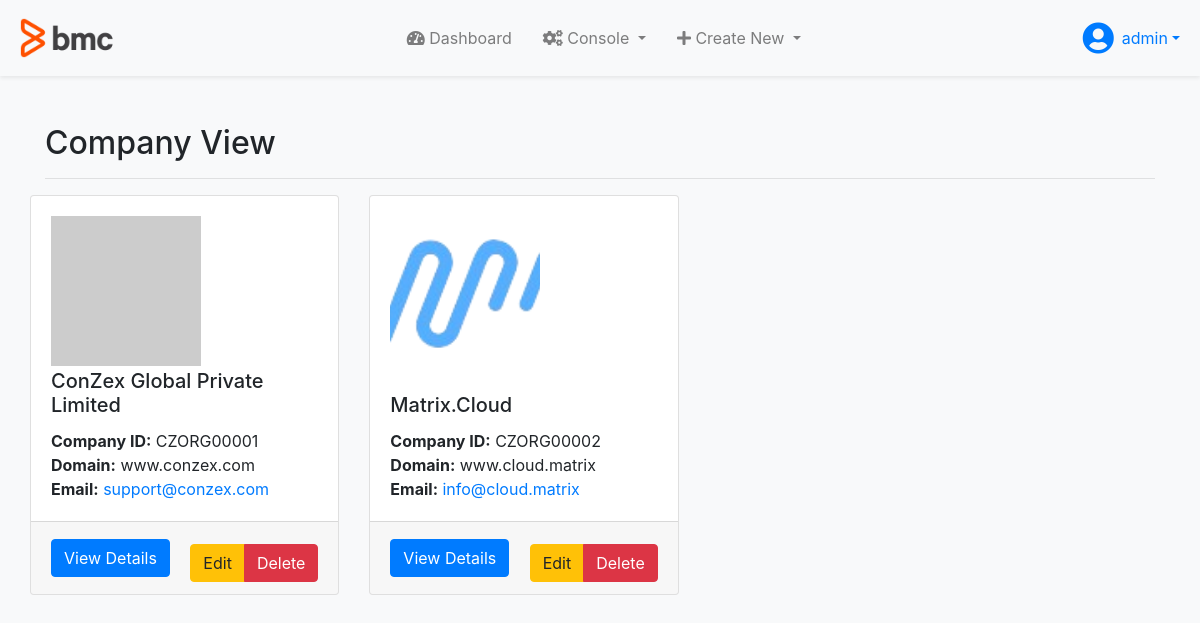
/console/CompanyProfile.php (signed in), run on the app's committed database.
### tables this page shows
CREATE TABLE `company` (
  `id` int(11) NOT NULL,
  `company_id` varchar(10) NOT NULL,
  `company_name` varchar(255) NOT NULL,
  `address_line1` varchar(255) NOT NULL,
  `address_line2` varchar(255) DEFAULT NULL,
  `country` varchar(100) NOT NULL,
  `custom_country` varchar(255) DEFAULT NULL,
  `gst_number` varchar(50) DEFAULT NULL,
  `gst_percentage` decimal(5,2) DEFAULT NULL,
  `registration_number` varchar(100) DEFAULT NULL,
  `currency` varchar(10) DEFAULT NULL,
  `website` varchar(255) DEFAULT NULL,
  `email` varchar(255) NOT NULL,
  `phone_number` varchar(20) NOT NULL,
  `fax` varchar(20) DEFAULT NULL,
  `company_logo` varchar(255) DEFAULT NULL,
  `created_at` timestamp NOT NULL DEFAULT current_timestamp(),
  `pin_code` varchar(20) DEFAULT NULL
);

### console/CompanyProfile.php (the view, shortened to what this page needs)
<?php
$servername = "localhost";
$username = "root";
$password = "";
$dbname = "dwp";
$conn = new mysqli($servername, $username, $password, $dbname);
$sql = "SELECT * FROM company";
$result = $conn->query($sql);
?>
<!DOCTYPE html>
<html lang="en">
<head>
    <link rel="stylesheet" href="https://stackpath.bootstrapcdn.com/bootstrap/4.5.2/css/bootstrap.min.css">
    <link rel="stylesheet" href="https://cdnjs.cloudflare.com/ajax/libs/font-awesome/5.15.3/css/all.min.css">
    <link rel="stylesheet" href="https://cdnjs.cloudflare.com/ajax/libs/bootstrap-datepicker/1.9.0/css/bootstrap-datepicker.min.css">
    <link rel="stylesheet" href="../css/styles.css">
    <link rel="stylesheet" href="../css/header.css">
</head>
<body>
<?php include '../header.php'; ?>
<div class="container mt-5">
    <h2>Company View</h2>
    <hr>
    <div class="row">
        <?php
        if ($result->num_rows > 0) {
            $colCount = 0;
            while ($row = $result->fetch_assoc()) {
                if ($colCount % 2 == 0) {
                    echo '<div class="row">';
                }
                $logo = $row['company_logo'] ? '../uploads/RegCompany/' . basename($row['company_logo']) : 'https://via.placeholder.com/150';
                ?>
                <div class="col-md-6">
                    <div class="card">
                        <div class="card-body d-flex">
                            <img src="<?php echo $logo; ?>" class="card-img-left" alt="<?php echo htmlspecialchars($row['company_name']); ?>">
                            <div class="details">
                                <h5 class="card-title"><?php echo htmlspecialchars($row['company_name']); ?></h5>
                                <p class="card-text">
                                    <strong>Company ID:</strong> <?php echo htmlspecialchars($row['company_id']); ?><br>
                                    <strong>Domain:</strong> <?php echo htmlspecialchars($row['website']); ?><br>
                                    <strong>Email:</strong> <a href="mailto:<?php echo htmlspecialchars($row['email']); ?>"><?php echo htmlspecialchars($row['email']); ?></a>
                                </p>
                            </div>
                        </div>
                        <div class="card-footer">
                            <button type="button" class="btn btn-primary" data-toggle="modal" data-target="#detailsModal<?php echo $row['company_id']; ?>">
                                View Details
                            </button>
                            <div class="btn-group">
                                <button type="button" class="btn btn-warning" data-toggle="modal" data-target="#editModal<?php echo $row['company_id']; ?>">
                                    Edit
                                </button>
                                <button type="button" class="btn btn-danger" data-toggle="modal" data-target="#deleteModal<?php echo $row['company_id']; ?>">
                                    Delete
                                </button>
                            </div>
                        </div>
                    </div>
                </div>
                <?php
                $colCount++;
            }
        } else {
            echo "<p>No companies found.</p>";
        }
        ?>
    </div>
</div>
</body>
</html>

### header.php (shortened to what this page needs)
<!DOCTYPE html>
<html lang="en">
<head>
    <link rel="stylesheet" href="https://stackpath.bootstrapcdn.com/bootstrap/4.5.2/css/bootstrap.min.css">
    <link rel="stylesheet" href="https://cdnjs.cloudflare.com/ajax/libs/font-awesome/5.15.3/css/all.min.css" />
    <link rel="stylesheet" href="styles.css">
</head>
<body>
    <header class="header sticky-top bg-light shadow-sm">
        <div class="logo">
            <img src="../images/logo.png" alt="Logo">
        </div>
        <nav class="navbar navbar-expand-lg navbar-light">
            <ul class="navbar-nav">
                <li class="nav-item">
                    <a class="nav-link" href="../index.php"><i class="fas fa-tachometer-alt"></i> Dashboard</a>
                </li>
                <li class="nav-item dropdown">
                    <a class="nav-link dropdown-toggle" href="#" id="consoleDropdown" role="button" data-toggle="dropdown" aria-haspopup="true" aria-expanded="false">
                        <i class="fas fa-cogs"></i> Console
                    </a>
                </li>
                <li class="nav-item dropdown">
                    <a class="nav-link dropdown-toggle" href="#" id="createNewDropdown" role="button" data-toggle="dropdown" aria-haspopup="true" aria-expanded="false">
                        <i class="fas fa-plus"></i> Create New
                    </a>
                </li>
            </ul>
        </nav>
        <div class="dropdown">
            <a href="#" class="d-flex align-items-center dropdown-toggle" id="userDropdown" data-toggle="dropdown" aria-haspopup="true" aria-expanded="false">
                <i class="fas fa-user-circle fa-2x"></i>
                <span class="ml-2"><?php echo htmlspecialchars($_SESSION['username']); ?></span>
            </a>
        </div>
    </header>
</body>
</html>

### css/styles.css (style rules this page uses)
body { background-color: #f8f9fa; margin: 0; padding: 0; }
.container { margin-top: 20px; }
.sticky-top { position: sticky; top: 0; z-index: 1020; }
.logo img { max-height: 40px; }

### css/header.css (style rules this page uses)
.header { display: flex; justify-content: space-between; align-items: center; padding: 10px 20px; background-color: #f8f9fa; box-shadow: 0 2px 4px rgba(0, 0, 0, 0.1); }
.header .logo img { max-height: 40px; }
.nav-link { margin-right: 15px; }

### console/CompanyProfile.php (style rules this page uses)
.card { margin-bottom: 20px; display: flex; flex-direction: column; justify-content: space-between; height: 100%; max-height: 400px; }
.card-img-left { width: 150px; height: 150px; object-fit: cover; }
.card-body { display: flex; flex-direction: column; justify-content: space-between; }
.card-footer { display: flex; justify-content: space-between; align-items: center; }
.btn-group { margin-top: 10px; }

### data on the page
company: company_name "ConZex Global Private Limited", company "CZORG00001", website "www.conzex.com", email "support@conzex.com"
company: company_logo (picture), company_name "Matrix.Cloud", company "CZORG00002", website "www.cloud.matrix", email "info@cloud.matrix"

### other printed values
$_SESSION['username'] "admin"
